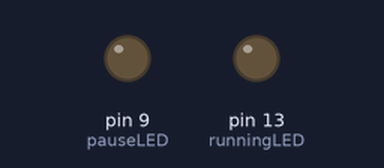
Bench run of a sketch on a simulated Arduino Uno, built with avr-gcc and run on an emulated ATmega328P. On the bench: output pins drawn as LEDs (lit = HIGH).

Above: at 0.1 s.
At 2.1 s:
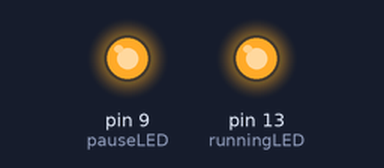
Timing chart, 0 to 3.6 s (numbered marks = the images above):
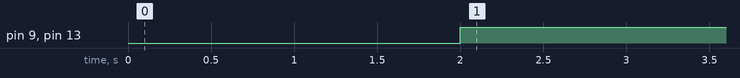

The sketch:

led_test.ino
```cpp
const int runningLED = 13; //green LED (built in LED for now. change to pin 10 for mockup)
const int pauseLED = 9; // red LED

void setup() {
  pinMode(runningLED, OUTPUT);
  digitalWrite(runningLED, LOW);

  pinMode(pauseLED, OUTPUT);
  digitalWrite(pauseLED, LOW);

}

void loop(){
  delay(2000);

  digitalWrite(runningLED, HIGH);
  digitalWrite(pauseLED, HIGH);
}
```

Measured:
- by itself, pin 9 (pauseLED), pin 13 (runningLED): LOW → HIGH at 2.0 s
